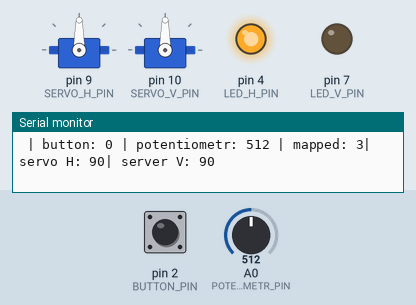
Recording of a sketch running on a simulated Arduino Uno, built with avr-gcc and run on an emulated ATmega328P. Shown: 2 × servo, output pins drawn as LEDs (lit = HIGH), the last lines printed to the serial monitor. The inputs (shaded band) are chosen by the test bench; at power-on: A0 (POTENTIOMETR_PIN) = 512, pin 2 (BUTTON_PIN) LOW.

Above: at 1.2 s.
1.3 s: A0 (POTENTIOMETR_PIN) set to 600
4.3 s: A0 (POTENTIOMETR_PIN) set to 627
At 4.39 s:
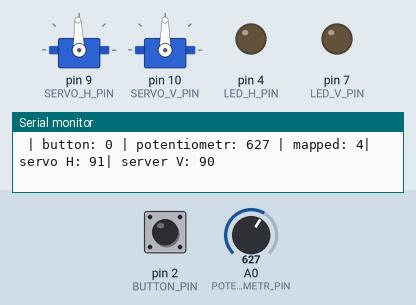
7.3 s: pin 2 (BUTTON_PIN) pulled HIGH for 0.15 s
At 7.31 s:
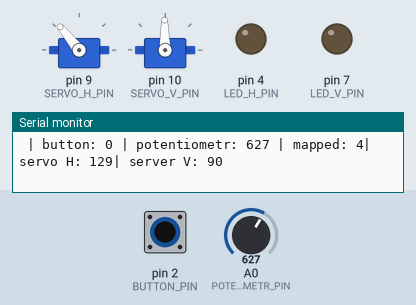
10.3 s: A0 (POTENTIOMETR_PIN) set to 306
13.3 s: pin 2 (BUTTON_PIN) pulled HIGH for 1 s
At 14.22 s:
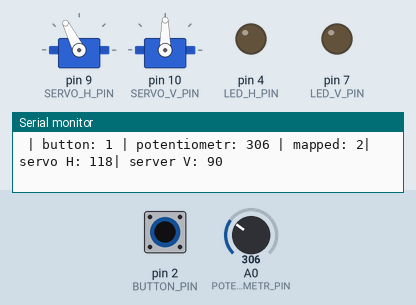
17.3 s: pin 2 (BUTTON_PIN) pulled HIGH for 0.15 s
At 17.35 s:
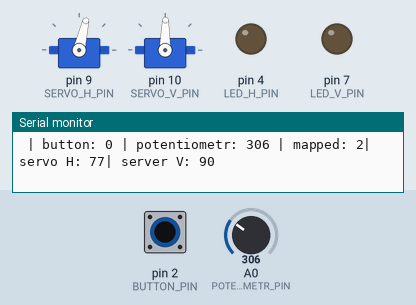
Timing chart, 0 to 24.2 s (numbered marks = the images above; inputs shaded):
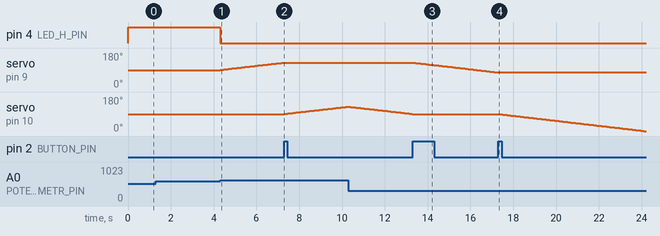

Measured:
- the behaviour switches between 614 and 615 on A0 (POTENTIOMETR_PIN) (found by bisection; images 0 and 1)
- after the input at 4.3 s, pin 4 (LED_H_PIN): HIGH → LOW at once; servo on pin 9 (SERVO_H_PIN): moves from 90° to 129° over 2.9 s, starting at once
- after the input at 7.3 s, servo on pin 9 (SERVO_H_PIN): stays 129° (without the input it goes to 130° after 0.00 s); servo on pin 10 (SERVO_V_PIN): moves from 90° to 129° over 3.0 s, starting at once
- after the input at 13.3 s, servo on pin 9 (SERVO_H_PIN): moves from 129° to 77° over 3.9 s, starting after 0.07 s; servo on pin 10 (SERVO_V_PIN): stays 90° (without the input it goes to 89° after 0.07 s)
- after the input at 17.3 s, servo on pin 9 (SERVO_H_PIN): stays 77° (without the input it goes to 76° after 0.05 s); servo on pin 10 (SERVO_V_PIN): moves from 90° to 0° over 6.7 s, starting after 0.05 s

The sketch:

04_solar_manual.ino
```cpp
#include <Arduino.h>
#include <Servo.h>

int LED_H_PIN = 4;
int LED_V_PIN = 7;
int BUTTON_PIN = 2;

int POTENTIOMETR_PIN = A0;

int POTENTIOMETR_LEVEL  = 3;

int SERVO_H_PIN = 9;
int SERVO_V_PIN = 10;

Servo serverH;
Servo serverV;

void setup()
{
    pinMode(LED_H_PIN, OUTPUT);
    pinMode(LED_V_PIN, OUTPUT);

    pinMode(BUTTON_PIN, INPUT);

    serverH.attach(SERVO_H_PIN);
    serverV.attach(SERVO_V_PIN);

    Serial.begin(9600);
}

int isH = true;
int wasButtonPressed = LOW;

void loop()
{
    //
    // handle button
    //
    int buttonPressed = digitalRead(BUTTON_PIN);

    Serial.print(" | button: " );
    Serial.print(buttonPressed);

    if (wasButtonPressed == LOW && buttonPressed == HIGH)
    {
        isH = !isH;
    }
    wasButtonPressed = buttonPressed;

    //
    // set led
    //
    if(isH)
    {
        digitalWrite(LED_H_PIN, HIGH);
        digitalWrite(LED_V_PIN, LOW);
    }
    else
    {
        digitalWrite(LED_V_PIN, HIGH);
        digitalWrite(LED_H_PIN, LOW);
    }

    //
    // read potentiometr
    //
    int potentiometrValue = analogRead(POTENTIOMETR_PIN);
    int mappedPotentiometrValue = map(potentiometrValue, 0, 1024, 1, POTENTIOMETR_LEVEL*2);

    Serial.print(" | potentiometr: " );
    Serial.print(potentiometrValue);
    Serial.print(" | mapped: ");
    Serial.print(mappedPotentiometrValue);

    //
    // set servo
    //
    if (mappedPotentiometrValue != POTENTIOMETR_LEVEL)
    {
        int delta = mappedPotentiometrValue - POTENTIOMETR_LEVEL;

        if (isH)
        {
            serverH.write(serverH.read() + delta);
        }
        else
        {
            serverV.write(serverV.read() + delta);
        }

        digitalWrite(LED_V_PIN, LOW);
        digitalWrite(LED_H_PIN, LOW);
    }
    Serial.print("| servo H: " );
    Serial.print(serverH.read());
    Serial.print("| server V: ");
    Serial.print(serverV.read());

    Serial.println();
    delay(50);
}
```
